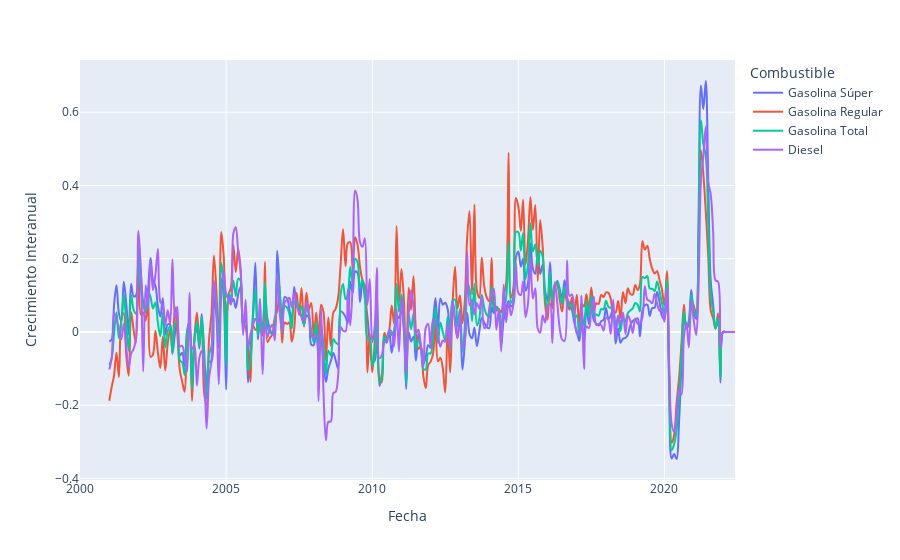

Notebook source saved alongside this figure:
### Code cell
px.line(dfn[dfn.Combustible.isin(combustibles)], x="Fecha", y="Crecimiento Interanual",line_shape="spline", render_mode="svg",hover_name='Combustible',color='Combustible')
# px.line(df, x="date", y="Gasolina", color="continent", line_group="country", hover_name="country",
#         line_shape="spline", render_mode="svg")

### Figure 1 — Plotly figure (JSON) as saved in the notebook; plotly's stock layout.template omitted (floating-point values rounded to 4 significant figures; data arrays with more than 128 entries replaced by an {"elided": "..."} marker saying what was removed)
{"data": [{"hovertemplate": "<b>%{hovertext}</b><br><br>Combustible=Gasolina Súper<br>Fecha=%{x}<br>Crecimiento Interanual=%{y}<extra></extra>", "hovertext": {"elided": "270 str values"}, "legendgroup": "Gasolina Súper", "line": {"color": "#636efa", "dash": "solid", "shape": "spline"}, "marker": {"symbol": "circle"}, "mode": "lines", "name": "Gasolina Súper", "orientation": "v", "showlegend": true, "type": "scatter", "x": {"elided": "270 str values"}, "xaxis": "x", "y": {"elided": "270 float values"}, "yaxis": "y"}, {"hovertemplate": "<b>%{hovertext}</b><br><br>Combustible=Gasolina Regular<br>Fecha=%{x}<br>Crecimiento Interanual=%{y}<extra></extra>", "hovertext": {"elided": "270 str values"}, "legendgroup": "Gasolina Regular", "line": {"color": "#EF553B", "dash": "solid", "shape": "spline"}, "marker": {"symbol": "circle"}, "mode": "lines", "name": "Gasolina Regular", "orientation": "v", "showlegend": true, "type": "scatter", "x": {"elided": "270 str values"}, "xaxis": "x", "y": {"elided": "270 float values"}, "yaxis": "y"}, {"hovertemplate": "<b>%{hovertext}</b><br><br>Combustible=Gasolina Total<br>Fecha=%{x}<br>Crecimiento Interanual=%{y}<extra></extra>", "hovertext": {"elided": "270 str values"}, "legendgroup": "Gasolina Total", "line": {"color": "#00cc96", "dash": "solid", "shape": "spline"}, "marker": {"symbol": "circle"}, "mode": "lines", "name": "Gasolina Total", "orientation": "v", "showlegend": true, "type": "scatter", "x": {"elided": "270 str values"}, "xaxis": "x", "y": {"elided": "270 float values"}, "yaxis": "y"}, {"hovertemplate": "<b>%{hovertext}</b><br><br>Combustible=Diesel<br>Fecha=%{x}<br>Crecimiento Interanual=%{y}<extra></extra>", "hovertext": {"elided": "270 str values"}, "legendgroup": "Diesel", "line": {"color": "#ab63fa", "dash": "solid", "shape": "spline"}, "marker": {"symbol": "circle"}, "mode": "lines", "name": "Diesel", "orientation": "v", "showlegend": true, "type": "scatter", "x": {"elided": "270 str values"}, "xaxis": "x", "y": {"elided": "270 float values"}, "yaxis": "y"}], "layout": {"legend": {"title": {"text": "Combustible"}, "tracegroupgap": 0}, "margin": {"t": 60}, "xaxis": {"anchor": "y", "domain": [0, 1], "title": {"text": "Fecha"}}, "yaxis": {"anchor": "x", "domain": [0, 1], "title": {"text": "Crecimiento Interanual"}}}}
